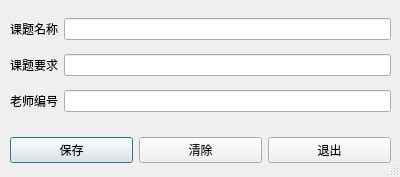
<?xml version="1.0" encoding="UTF-8"?>
<ui version="4.0">
 <class>Dialog</class>
 <widget class="QDialog" name="Dialog">
  <property name="geometry">
   <rect>
    <x>0</x>
    <y>0</y>
    <width>400</width>
    <height>177</height>
   </rect>
  </property>
  <property name="windowTitle">
   <string>Dialog</string>
  </property>
  <property name="sizeGripEnabled">
   <bool>true</bool>
  </property>
  <widget class="QWidget" name="gridLayoutWidget">
   <property name="geometry">
    <rect>
     <x>10</x>
     <y>10</y>
     <width>381</width>
     <height>111</height>
    </rect>
   </property>
   <layout class="QGridLayout" name="gridLayout">
    <item row="0" column="1">
     <widget class="QLineEdit" name="lineEdit"/>
    </item>
    <item row="0" column="0">
     <widget class="QLabel" name="label">
      <property name="text">
       <string>课题名称</string>
      </property>
     </widget>
    </item>
    <item row="1" column="1">
     <widget class="QLineEdit" name="lineEdit_2"/>
    </item>
    <item row="1" column="0">
     <widget class="QLabel" name="label_2">
      <property name="text">
       <string>课题要求</string>
      </property>
     </widget>
    </item>
    <item row="2" column="1">
     <widget class="QLineEdit" name="lineEdit_3">
      <property name="readOnly">
       <bool>true</bool>
      </property>
     </widget>
    </item>
    <item row="2" column="0">
     <widget class="QLabel" name="label_3">
      <property name="text">
       <string>老师编号</string>
      </property>
     </widget>
    </item>
   </layout>
  </widget>
  <widget class="QWidget" name="horizontalLayoutWidget">
   <property name="geometry">
    <rect>
     <x>10</x>
     <y>130</y>
     <width>381</width>
     <height>41</height>
    </rect>
   </property>
   <layout class="QHBoxLayout" name="horizontalLayout">
    <item>
     <widget class="QPushButton" name="pushButton">
      <property name="text">
       <string>保存</string>
      </property>
     </widget>
    </item>
    <item>
     <widget class="QPushButton" name="pushButton_3">
      <property name="text">
       <string>清除</string>
      </property>
     </widget>
    </item>
    <item>
     <widget class="QPushButton" name="pushButton_2">
      <property name="text">
       <string>退出</string>
      </property>
     </widget>
    </item>
   </layout>
  </widget>
 </widget>
 <resources/>
 <connections>
  <connection>
   <sender>pushButton_2</sender>
   <signal>clicked()</signal>
   <receiver>Dialog</receiver>
   <slot>close()</slot>
   <hints>
    <hint type="sourcelabel">
     <x>308</x>
     <y>127</y>
    </hint>
    <hint type="destinationlabel">
     <x>295</x>
     <y>94</y>
    </hint>
   </hints>
  </connection>
 </connections>
</ui>
